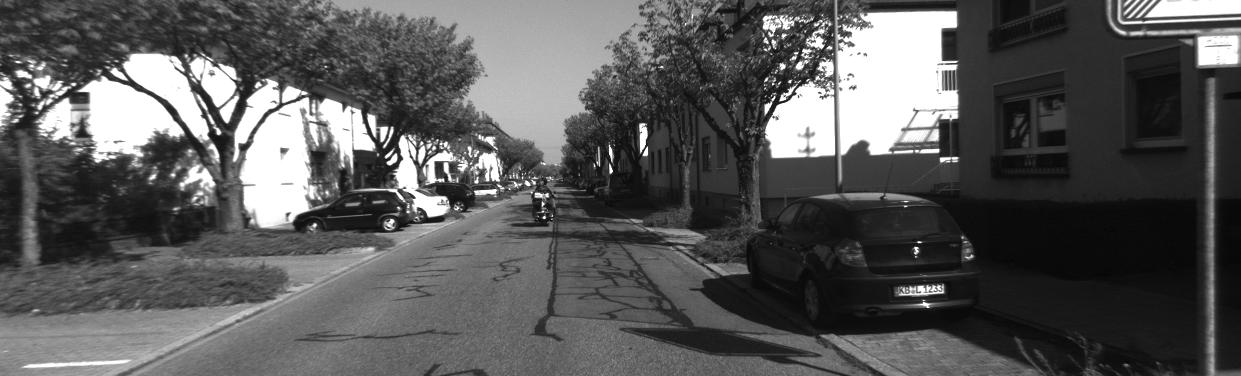
#> input picture RANSAC/data/000000.png, 1241 x 376 px
$ jupyter execute --allow-errors RANSAC.ipynb
#> lines starting #> are read from the running program, lines starting #| are printed output that depends on the picture
### RANSAC/mae6292/tools.py
import matplotlib.pyplot as plt
import numpy as np
import cv2
import scipy.linalg as linalg
import scipy.signal
import scipy.spatial.distance
from mpl_toolkits.mplot3d import Axes3D
from matplotlib.patches import Polygon
from mpl_toolkits.mplot3d.art3d import Poly3DCollection

class WireFrameCamera:
    # [25 lines left out: functions __init__, draw, not called in this run]

class ChessBoard:
    faces=[(0,1,2,3)]
    square_vertices = np.zeros((3, 4))
    square_vertices[:,0] = [0,0,0]
    square_vertices[:,1] = [1,0,0]
    square_vertices[:,2] = [1,1,0]
    square_vertices[:,3] = [0,1,0]

    def __init__(self, CHECKER=(8,6), origin=(0.0)):
        self.origin = origin
        self.CHECKER = CHECKER

    # [121 lines left out: functions draw, calibrateCamera_Tsai, convolve2d, filter2d, not called in this run]

def harris_corner(img, W, kappa):
    # Compute harris corner score
    # INPUT
    #   img: gray scale image
    #   W: harris patch size (patch width= 2*W+1)
    #   kappa: kappa in the harris score
    # OUTPUT
    #   harris_score: array of the same size as the input image
    S_1 = np.array([1, 2, 1], dtype='float32')
    S_2 = np.array([-1, 0, 1], dtype='float32')

    I_x = scipy.signal.sepfir2d(img, S_2, S_1)
    I_y = scipy.signal.sepfir2d(img, S_1, S_2)

    I_x2 = I_x**2
    I_y2 = I_y**2
    I_xy = I_x*I_y

    filter_harris_sum = np.ones(2*W+1, dtype='float32')
    M_x2 = scipy.signal.sepfir2d(I_x2, filter_harris_sum, filter_harris_sum)
    M_y2 = scipy.signal.sepfir2d(I_y2, filter_harris_sum, filter_harris_sum)
    M_xy = scipy.signal.sepfir2d(I_xy, filter_harris_sum, filter_harris_sum)

    harris_score = (M_x2*M_y2 - M_xy**2) - kappa*(M_x2+M_y2)**2
    harris_score[0:W+1,:]=0
    harris_score[:,0:W+1]=0
    harris_score[:,-(W+1):]=0
    harris_score[-(W+1):,:]=0

    harris_score[harris_score<0]=0

    return harris_score


def select_keypoints(score, N_keypoint, W_nms):
    # Select keypoints from Harris score
    # INPUT
    #   score: array of Harris score
    #   N_keypoints: number of keypoints to be detected
    #   W_nms: patch size for non maximum supression
    # OUTPUT
    #   keypoints: list of (u,v) for keypoints

    n_rows, n_cols = score.shape
    keypoints = []
    for i in range(N_keypoint):
        u_max, v_max = np.unravel_index(score.argmax(), score.shape)
        keypoints.append((u_max,v_max))
        score[ max(u_max-W_nms,0): min(u_max+W_nms+1,n_rows), max(v_max-W_nms,0): min(v_max+W_nms+1,n_cols)]=0

    return keypoints


def describe_keypoints(img, keypoints, W):
    # Extract descriptors as patches centered at keypoints
    # INPUT
    #   img: image
    #   keypoints: list of (u,v) for keypoints
    #   W: descriptor patch size
    # OUTPUT
    # descriptor: array of len(keypoints) by (2*W+1)**2
    descriptors = np.zeros( ((2*W+1)**2, len(keypoints) ))
    img_padded = cv2.copyMakeBorder(img, W, W, W, W, cv2.BORDER_CONSTANT, 0)

    for i, keypoint in enumerate(keypoints):
        u, v = keypoint
        descriptors[:,i]= img_padded[u:u+2*W+1, v:v+2*W+1].reshape((2*W+1)**2,).astype('uint8')

    return descriptors


# [219 lines left out: functions match_descriptors, compute_disparity, hat, disparity2PC, triangulation, essentialmatrix2RT and 2 more, not called in this run]

### RANSAC/RANSAC.ipynb
# RANSAC

## Import Modules

[cell 1]
import numpy as np
import cv2
import matplotlib.pyplot as plt
import math
import scipy.signal
import scipy.linalg
import mae6292.tools as mae6292
import importlib

from mae6292.imshow import cv2_imshow

## RANSAC Localization with Tsai's Method

We apply RANSAC to localization for the KITTI dataset.

### Load Data
The following data are given:

1.  Database image `data/000000.png`
2.  Keypoints in the **database** image `data/keypoints.txt`
3.  3D location of the keypoints in the W-frame `data/p_W_landmarks.txt`

[cell 2]
img_database = cv2.imread('data/000000.png',cv2.IMREAD_GRAYSCALE)
#> img_database is the input picture: shape (376, 1241); min 6, max 255, mean 89
#> (the rest of this cell did not finish here and is left out)

### Generate Keypoints and World Coordinates

Suppose a query image is given by `data/000001.png`. We wish to find the relative pose of the **query** image.

Since the 3D world coordinates of the keypoints are already given above, we can utilize Tsai's method. (See the course note "Camera Calibration", HW#5, `python_example/Harris_feature`)

For Tsai's method, we need key points in the query image, and the corresponding 3D location, which can be discovered by matching the features of the query image to the database image. In other words,

(keypoints in the query image `000001`) ==(Harris detector/matching)==> (keypoints in the database image `000000`) ==(given data)==> (3D world coordinates)

We need RANSAC as the matched features may contain outliers.

For the keypoint matching, we will utilize the Harris detector that we developed in HW#5. Recall the following functions:

```
mae6292.harris_corner(img, W, kappa):
    # Compute harris corner score
    # INPUT
    #   img: gray scale image
    #   W: harris patch size (patch width= 2*W+1)
    #   kappa: kappa in the harris score
    # OUTPUT
    #   harris_score: array of the same size as the input image

mae6292.select_keypoints(score, N_keypoint, W_nms):
    # Select keypoints from Harris score
    # INPUT
    #   score: array of Harris score
    #   N_keypoints: number of keypoints to be detected
    #   W_nms: patch size for non maximum supression
    # OUTPUT
    #   keypoints: list of tuples (row,col) for the keypoints

mae6292.describe_keypoints(img, keypoints, W):
    # Extract descriptors as patches centered at keypoints
    # INPUT
    #   img: image
    #   keypoints: list of tuples (row,col) for keypoints
    #   W: descriptor patch size
    # OUTPUT
    # descriptor: array of len(keypoints) by (2*W+1)**2

mae6292.match_descriptors(descriptors_new, descriptors_old, lambda_match):
    # Match descriptors
    # INPUT
    # descriptors_new (query): array of N_descriptor_new by (2*W+1)**2
    # descriptors_old (database): array of N_descriptor_old by (2*W+1)**2
    # lambda_match: match if distance >= lambda_match * min_nonzero_distance
    # OUTPUT
    # unique_match:
    # if unique_match >= 0:
    #   descriptors_new[:,i] is closest to descriptors_old[:,match[i]]
    # else
    #   descriptors_new[:,i] is not matched to any
    # distance: distance

```

In short,

1.  Find the keypoints in the query image `000001`, and compute descriptors.
2.  Compute descriptors in the database image `000000`. (No need to compute keypoints, as they are already given).
3.  Match descriptors between the query image and thh database image.
4.  Matched keypoints in the query, and the corresponding 3D locations are saved for DLT.

We choose parameters from HW#5 as
```
W_harris_patch = 4
harris_kappa = 0.08
N_nms = 8
W_descripto = 9
match_lambda = 5
N_keypoints = 1000
```

[cell 3]
W_harris_patch = 4
harris_kappa = 0.08
W_nms = 8
W_descriptor = 9
lambda_match = 5
N_keypoint = 1000

# 1. imq_query: detect keypoints and compute descriptor
img_query = cv2.imread('data/000001.png',cv2.IMREAD_GRAYSCALE)
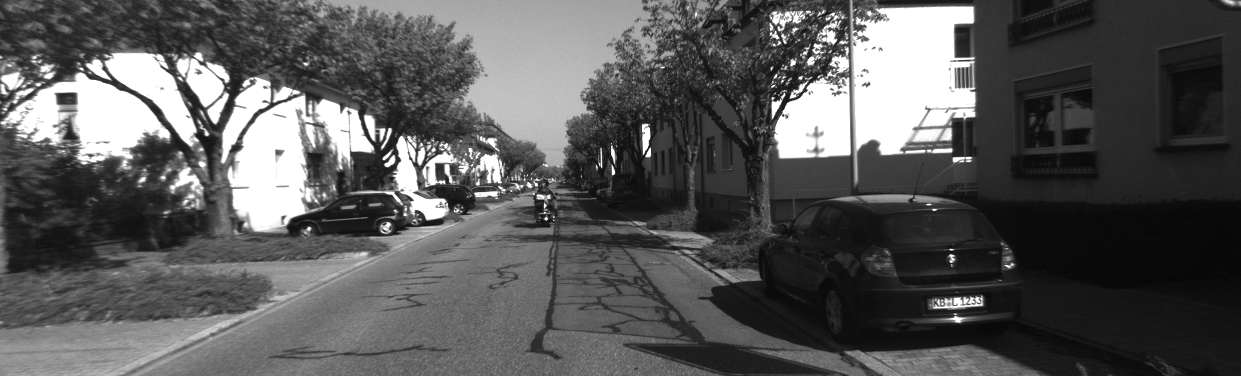
#> input picture RANSAC/data/000001.png, 1241 x 376 px
#> img_query is the input picture: shape (376, 1241); min 5, max 255, mean 88.4
harris_score_query = mae6292.harris_corner(img_query, W_harris_patch, harris_kappa)
#> in harris_corner, `I_x = scipy.signal.sepfir2d(img, S_2, S_1)`:
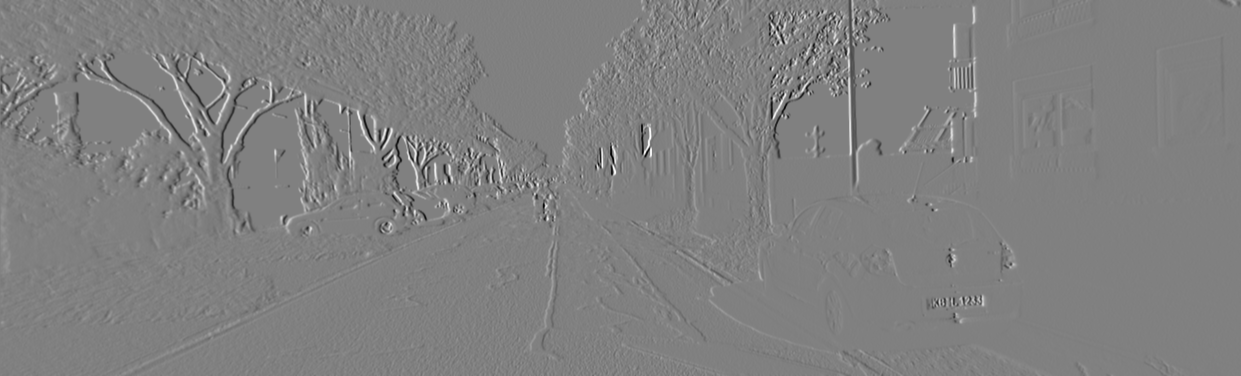
#> I_x: shape (376, 1241) float32; min -936, max 921, mean 0.4; drawn with min black and max white
#> in harris_corner, `I_y = scipy.signal.sepfir2d(img, S_1, S_2)`:
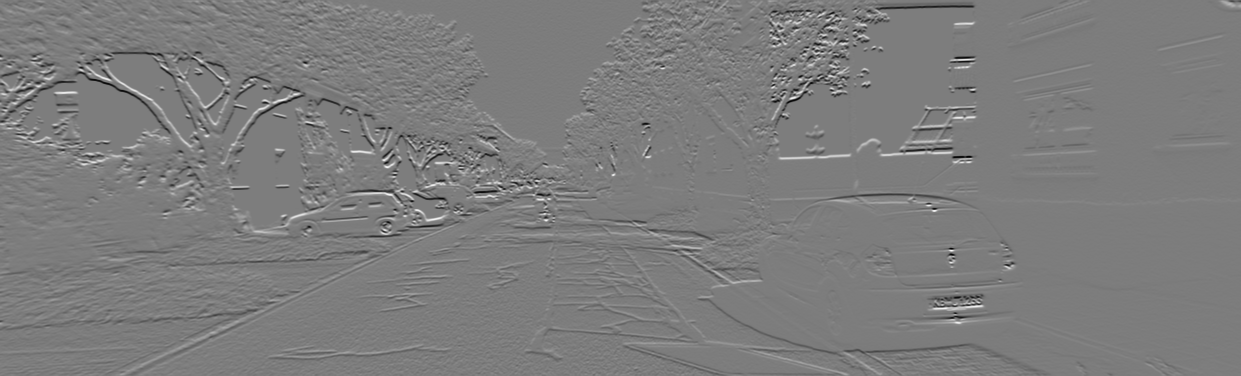
#> I_y: shape (376, 1241) float32; min -915, max 951, mean -0.1; drawn with min black and max white
#> in harris_corner, `M_y2 = scipy.signal.sepfir2d(I_y2, filter_harris_sum, filter_harris_sum)`:
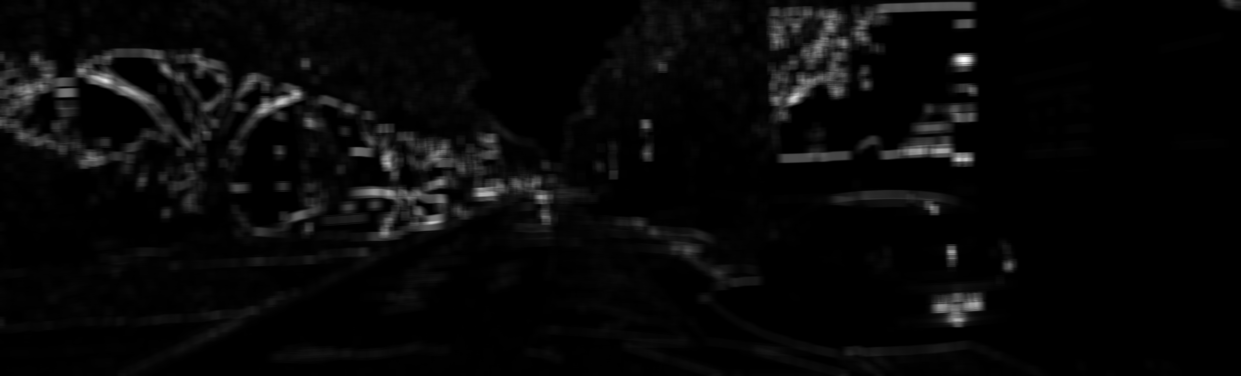
#> M_y2: shape (376, 1241) float32; min 0, max 21553628, mean 709522; drawn with min black and max white
#> in harris_corner, `M_xy = scipy.signal.sepfir2d(I_xy, filter_harris_sum, filter_harris_sum)`:
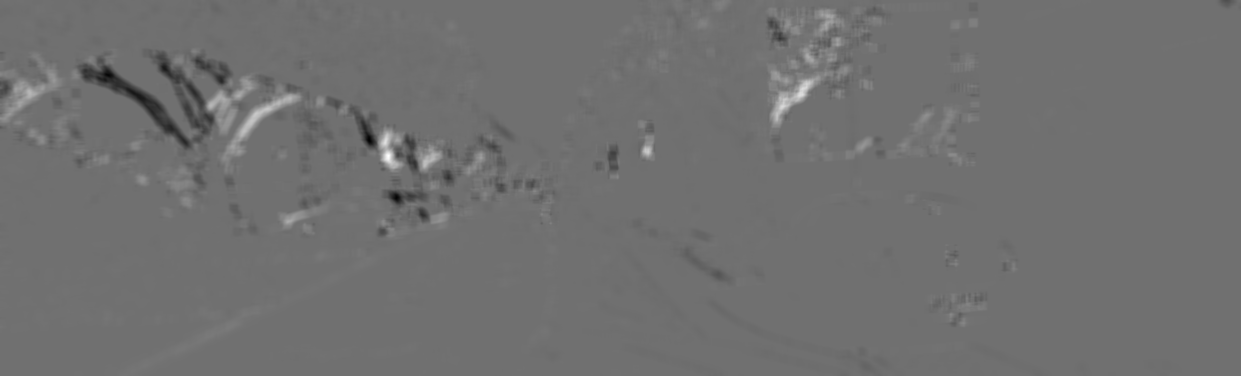
#> M_xy: shape (376, 1241) float32; min -8700152, max 11034919, mean -89; drawn with min black and max white
#> in harris_corner, `harris_score[-(W+1):,:]=0`:
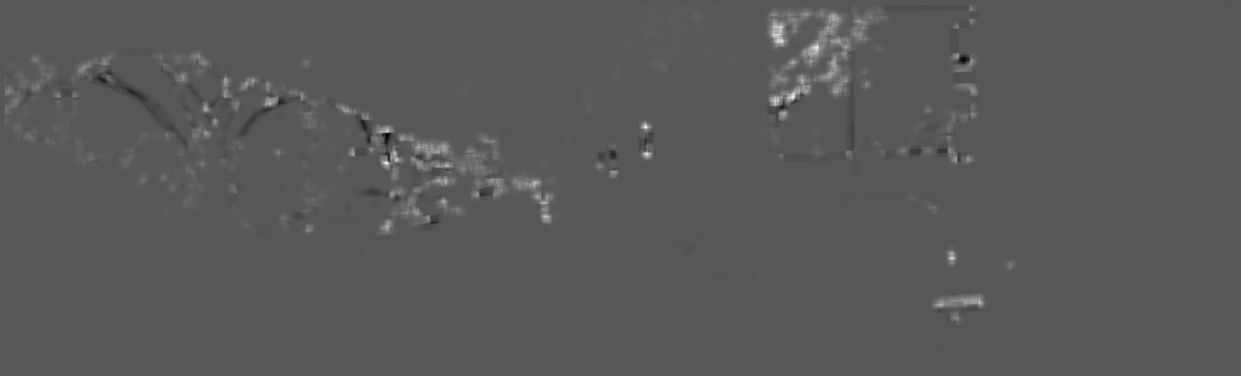
#> harris_score: shape (376, 1241) float32; min -3.93e+13, max 7.51e+13, mean 5.19e+11; drawn with min black and max white
#> in harris_corner, `harris_score[harris_score<0]=0`:
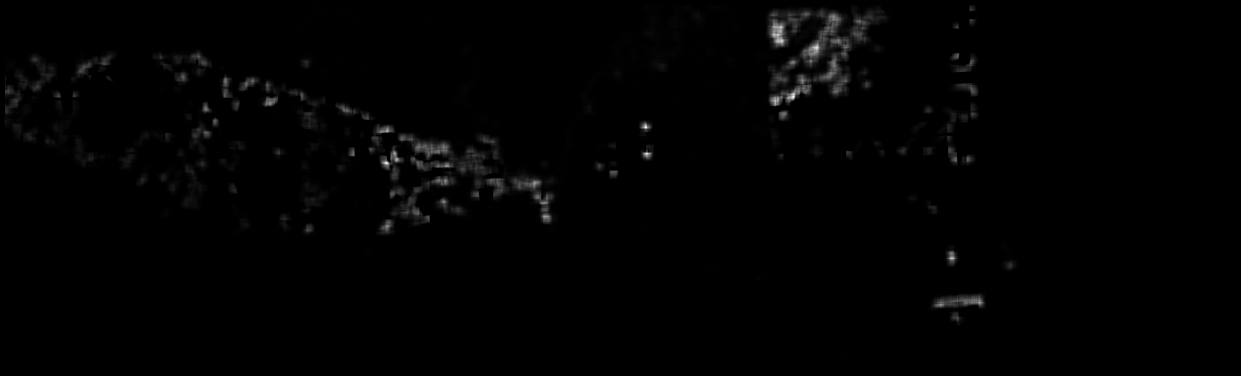
#> harris_score: shape (376, 1241) float32; min 0, max 7.51e+13, mean 6.46e+11; drawn with min black and max white
keypoints_query = mae6292.select_keypoints(harris_score_query, N_keypoint, W_nms)
#> the loop in select_keypoints, `for i in range(N_keypoint):` made 1000 passes
#> (u_max, v_max) on passes 1 to 3: (127, 645), (96, 793), (163, 386)
#> after the loop in select_keypoints, `for i in range(N_keypoint):`:
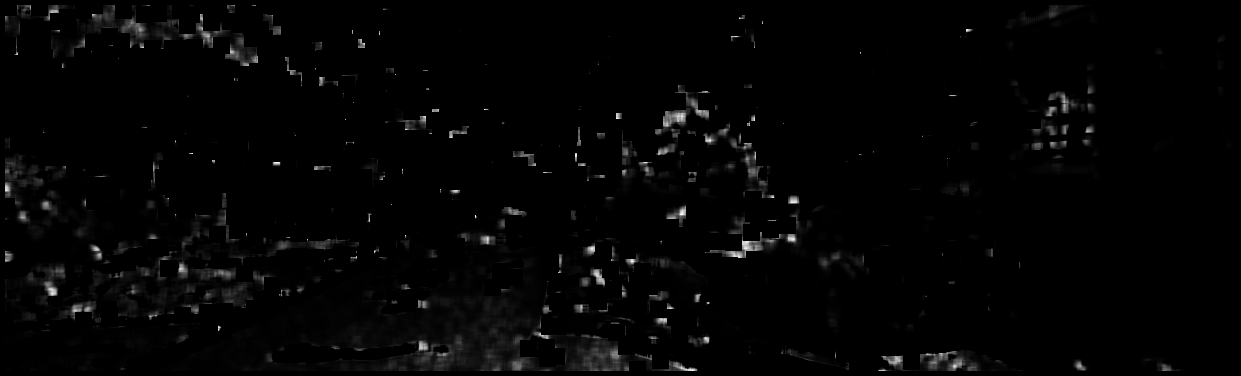
#> score: shape (376, 1241) float32; min 0, max 3.82e+10, mean 621560064; drawn with min black and max white
#> after the loop in select_keypoints, `for i in range(N_keypoint):`: keypoints = 1000 pairs, first value 5 to 369, second value 5 to 1235
#> keypoints_query has the same summary as keypoints in select_keypoints
descriptors_query = mae6292.describe_keypoints(img_query, keypoints_query, W_descriptor)
#> in describe_keypoints, `descriptors = np.zeros( ((2*W+1)**2, len(keypoints) ))`: descriptors: shape (361, 1000) float64; every value is 0
#> in describe_keypoints, `img_padded = cv2.copyMakeBorder(img, W, W, W, W, cv2.BORDER_CONSTANT, 0)`:
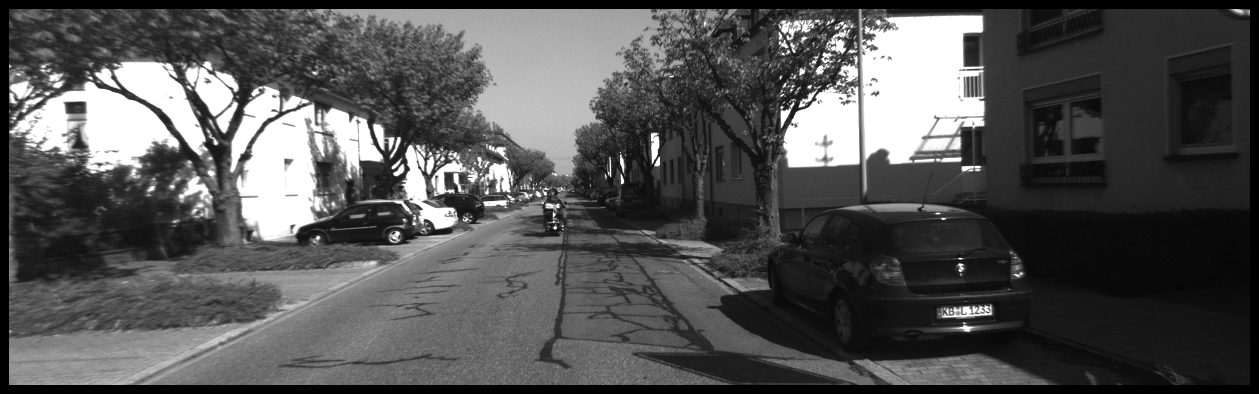
#> img_padded: shape (394, 1259); min 0, max 255, mean 83.2
#> the loop in describe_keypoints, `for i, keypoint in enumerate(keypoints):` made 1000 passes
#> after the loop in describe_keypoints, `for i, keypoint in enumerate(keypoints):`:
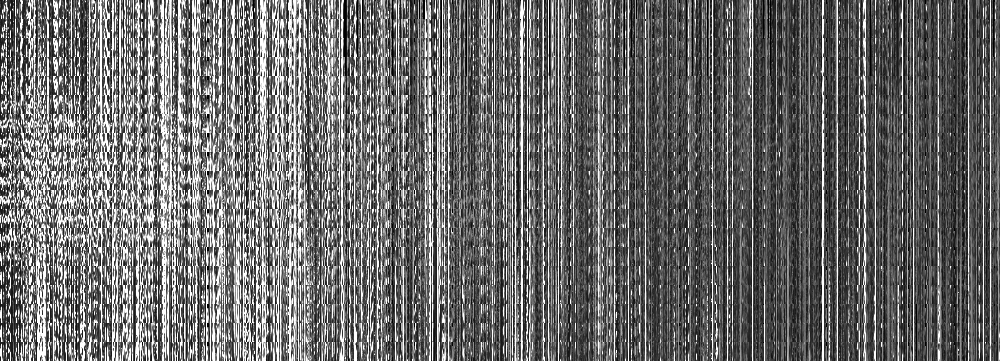
#> descriptors: shape (361, 1000) float64; min 0, max 255, mean 107.2

# 2. imq_database: compute descriptor
#> (the rest of this cell did not finish here and is left out)

### RANSAC Localization

Now, in the query image, we have

1. pixel coordinates of features, `keypoints_query_matched`
2. 3D world coordinates of features, `p_W_matched`

However, as visualized above, there are a lot of incorrect matches, or outliers.

We will perform robust DLT (Tsai's method) while eliminating outliers with RANSAC

0. Set `N_inliers_max = 0`
1.  Randomly select $s=6$ points using [np.random.choice(..., ..., replace=False)](https://numpy.org/doc/stable/reference/random/generated/numpy.random.choice.html) It is important that no points are repeated!
2.  Estimate the pose using `mae6292.estimate_pose_DLT(p,P,K)`, which is a special case of Tsai's method when $K$ is known.

```
    R, T, R_T = mae6292.estimate_pose_DLT(p, P, K):
        # DLT using Tsai's method assuming that K is known
        # INPUT
        # p : homogeneous coordinates of pixel in the image frame
        # P : homogeneous coordinates of points in the world frame
        # OUTPUT
        # R, T, [R|T]
```

NOTE: keypoints are saved as the list of `(row, col)`. Therefore, when converting `keypoints` to `p=[u,v,1]`, the order should be flipped!

3.  Using the estimated $(R,T)$, project each of `p_W_matched` into the image plane using the perspective projection `K@[R|T]`, and compute the reprojection error.
If the reprojection error is less than `tol_inlier=10` pixels, then declare it as inlier.

4.  If `N_inliers > N_inliers_max`, save the current inliers.
5.  Repeat the above 1-4.
6.  Estimate the pose using the inliers only.

Since $s=6$, we need 292 iterations when $w=0.5$ and $p=0.99$. One can estimate the inlier ratio online, and change the number of iterations accordingly for early stopping.

[cell 4]
N_inliers_max = 0
N_iter = 292
tol_inlier = 10
display_iter = True

# convert list of keypoint to array
#> (the rest of this cell did not finish here and is left out)
